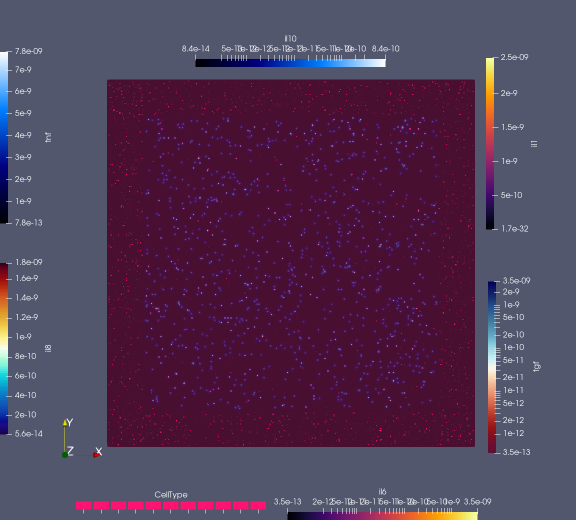
#> input picture ICCS_experiments/endothelial_benchmarkWholeData/LatticeData/videoanimation.0000.png, 1152 x 1040 px, found by its file name (shown at 1/2 size); its folder holds only this picture in this run
$ python pngtovideo.py
#> lines starting #> are read from the running program, lines starting #| are printed output that depends on the picture
import os
from PIL import Image, ImageDraw, ImageFont
import imageio.v3 as iio

# Configuration
input_folder = r".\ICCS_experiments\endothelial_benchmarkWholeData\LatticeData\output2"  # Folder containing PNG files
output_video = r".\ICCS_experiments\endothelial_benchmarkWholeData\LatticeData\output2\output_video.mp4"
font_path = r".\ICCS_experiments\endothelial_benchmarkWholeData\LatticeData\ShinyCrystal-Yq3z4.ttf"  # Path to a TTF font file
font_size = 80
text_color = (0, 0, 0)  # Black color for text
text_position = (300, 800)  # Position where text will be drawn
crop_box = (210, 135, 785, 700)  # Define the crop box (left, upper, right, lower)
fixed_size = (900, 900)  # Resize all images to this size after cropping

# Iterations for screenshots
screenshot_iterations = [0, 24, 72, 100]  # Save screenshots at these iterations
screenshot_folder = r".\ICCS_experiments\endothelial_benchmarkWholeData\LatticeData\screenshots"  # Folder to save screenshots

# Ensure screenshot folder exists
os.makedirs(screenshot_folder, exist_ok=True)

# Load font
try:
    font = ImageFont.truetype(font_path, font_size)
except IOError:
    raise Exception("Font file not found. Please adjust the font_path variable.")

# Prepare list of frames
frames = []

for i in range(101):  # Loop through all file numbers (0 to 100)
    # Generate filename based on number format
    if i < 10:
        filename = f"videoanimation.000{i}.png"
    elif i < 100:
        filename = f"videoanimation.00{i}.png"
    else:
        filename = f"videoanimation.0{i}.png"

    filepath = os.path.join(input_folder, filename)

    if not os.path.exists(filepath):
        print(f"File not found: {filepath}")
        continue

    try:
        # Open image and process it
        with Image.open(filepath) as img:
            # Crop the image
#> img is the input picture: PIL image 1152x1040 RGB; mean R, G, B 81.1, 56.1, 85.8
            img = img.crop(crop_box)
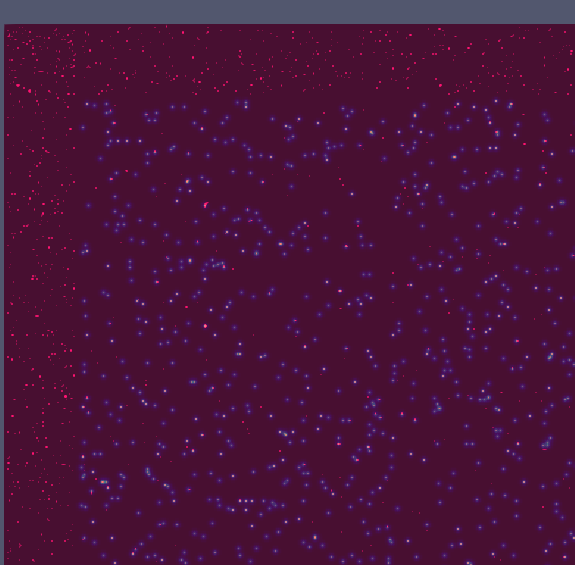
#> img: PIL image 575x565 RGB; mean R, G, B 73.8, 19.5, 56.8

            # Resize to ensure consistent dimensions
            img = img.resize(fixed_size)
#> img: PIL image 900x900 RGB

            # Draw text on the image
            draw = ImageDraw.Draw(img)
            # [7 lines of commented-out code are left out]
            if img.mode != "RGB":
                img = img.convert("RGB")

            # Save screenshot if current iteration matches screenshot_iterations
            if i in screenshot_iterations:
                screenshot_path = os.path.join(screenshot_folder, f"screenshot_{i}.png")
                img.save(screenshot_path)
                print(f"Screenshot saved: {screenshot_path}")

            # Append frame to list for video
            frames.append(img)
    except Exception as e:
        print(f"Error processing file {filename}: {e}")
        continue

# Save frames as an MP4 video
if frames:
    try:
        iio.imwrite(output_video, frames, fps=12)  # Adjust FPS as needed
        print(f"Video saved as {output_video}")
    except Exception as e:
        print(f"Error saving video: {e}")
else:
    print("No valid images were processed.")
